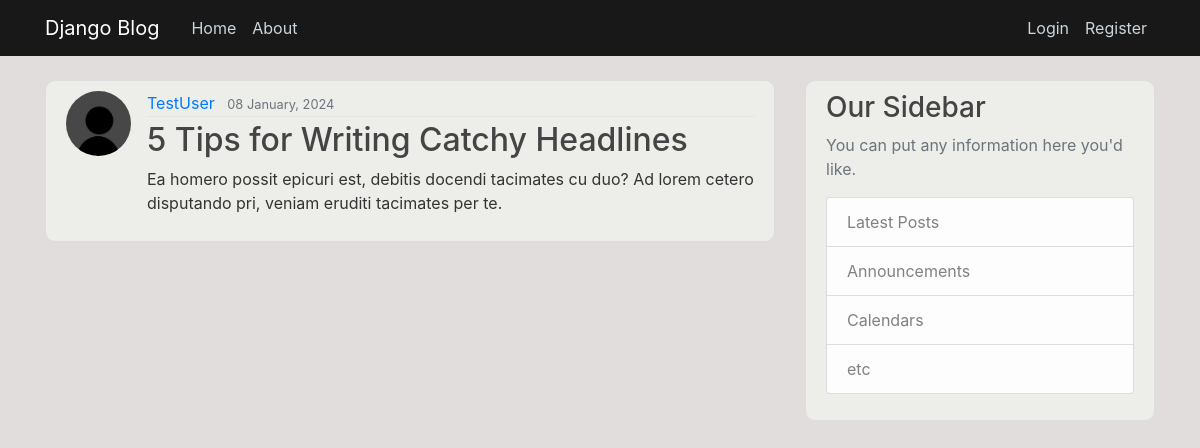
Page /post/23/ on the committed database.
### blog/models.py (models this page shows, shortened)
class Post(models.Model):
    title = models.CharField(max_length=100)
    content = models.TextField()
    date_posted = models.DateTimeField(default=timezone.now)
    author = models.ForeignKey(User, on_delete=models.CASCADE)

### users/models.py (models this page shows, shortened)
class Profile(models.Model):
    user = models.OneToOneField(User, on_delete=models.CASCADE)
    image = models.ImageField(default='default.jpg', upload_to='profile_pics')

### blog/views.py (the view)
# urls.py: path('post/<int:pk>/', PostDetailView.as_view(), name='post-detail'),
class PostDetailView(DetailView):
    model = Post

### blog/templates/blog/post_detail.html (shortened to what this page needs)
{% extends "blog/base.html" %}
{% block content %}
    <article class="media content-section">
      <img class="rounded-circle article-img" src="{{ object.author.profile.image.url }}">
      <div class="media-body">
        <div class="article-metadata">
          <a class="mr-2" href="{% url 'user-posts' object.author.username %}">{{ object.author }}</a>
          <small class="text-muted">{{ object.date_posted|date:"d F, Y" }}</small>
        </div>
        <h2 class="article-title">{{ object.title }}</h2>
        <p class="article-content">{{ object.content }}</p>
      </div>
    </article>
{% endblock content %}

### blog/static/blog/main.css (style rules this page uses)
body { background: #e2dddd; color: #333333; margin-top: 5rem; }
h1, h2, h3, h4, h5, h6 { color: #444444; }
.content-section { background: #edede9; padding: 10px 20px; border: 1px solid #dddddd; border-radius: 10px; margin-bottom: 20px; }
.article-title { color: #444444; }
.article-content { white-space: pre-line; }
.article-img { height: 65px; width: 65px; margin-right: 16px; }
.article-metadata { padding-bottom: 1px; margin-bottom: 4px; border-bottom: 1px solid #e3e3e3 }

### rows in the picture
Post: author.profile.image (placeholder picture), author "TestUser", date_posted "08 January, 2024", title "5 Tips for Writing Catchy Headlines", content "Ea homero possit epicuri est, debitis docendi tacimates cu duo? Ad lorem cetero disputando pri, veniam eruditi tacimates per te."
